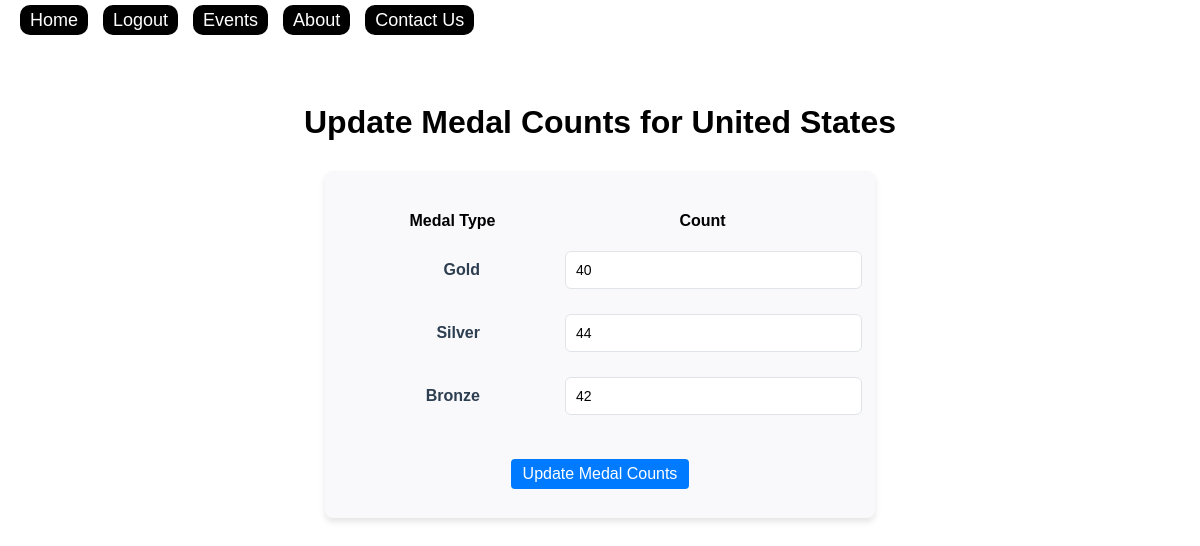
Page /update-medal/USA (signed in) on the committed database.
### models/olympics.py (models this page shows, shortened)
class Medals(db.Model):
    countrycode = db.Column(db.String(150), primary_key=True)
    country = db.Column(db.String(150), nullable=False, unique=True)
    countrylong = db.Column(db.String(150), nullable=False)
    gold = db.Column(db.Integer, nullable=False)
    silver = db.Column(db.Integer, nullable=False)
    bronze = db.Column(db.Integer, nullable=False)
    total = db.Column(db.Integer, nullable=False)
    players = db.relationship("Players", backref="medals_countrycode", lazy=True, foreign_keys="Players.countrycode")
    medalists = db.relationship("Medalists", backref="medals_countrycode", lazy=True, foreign_keys="Medalists.countrycode")

### app.py (the view, shortened to what this page needs)
@app.route("/update-medal/<countrycode>", methods=["GET", "POST"])
@login_required
def update_medal(countrycode):
    medal = Medals.query.filter_by(countrycode=countrycode).first_or_404()
    return render_template("update_medal.html", medal=medal)

### app.py (called while the page is built)
@login_manager.user_loader
def load_user(user_id):
    return User.query.get(int(user_id))

### models/olympics.py (called while the page is built)
    @property
    def is_active(self):
        return self.active

### templates/update_medal.html (shortened to what this page needs)
<!DOCTYPE html>
<html lang="en">
<head>
    <link rel="stylesheet" href="/static/styles.css">
</head>
<body>
    {% include 'basenav.html' %}
    <br>
    <br>
    <br>
    <main style="margin: 50px auto; max-width: 600px;">
        <h1>Update Medal Counts for {{ medal.country }}</h1>
        <form action="" method="POST" id="update-medal-form">
            <table>
                <thead>
                    <tr>
                        <th>Medal Type</th>
                        <th>Count</th>
                    </tr>
                </thead>
                <tbody>
                    <tr>
                        <td><label for="gold">Gold</label></td>
                        <td>
                            <input type="number" id="gold" name="gold" class="form-input" value="{{ medal.gold }}" min="0" required>
                        </td>
                    </tr>
                    <tr>
                        <td><label for="silver">Silver</label></td>
                        <td>
                            <input type="number" id="silver" name="silver" class="form-input" value="{{ medal.silver }}" min="0" required>
                        </td>
                    </tr>
                    <tr>
                        <td><label for="bronze">Bronze</label></td>
                        <td>
                            <input type="number" id="bronze" name="bronze" class="form-input" value="{{ medal.bronze }}" min="0" required>
                        </td>
                    </tr>
                </tbody>
            </table>
            <div style="text-align: center; margin-top: 20px;">
                <button type="submit" class="btn">Update Medal Counts</button>
            </div>
        </form>
    </main>
</body>
</html>

### static/styles.css (style rules this page uses)
body { font-family: Arial, sans-serif; margin: 0; padding: 0; }
h1 { text-align: center; margin-top: 20px; }
form { max-width: 500px; margin: 30px auto; padding: 25px; background-color: #f9f9fc; border-radius: 8px; box-shadow: 0 4px 6px rgba(0, 0, 0, 0.1); font-family: 'Arial', sans-serif; }
form table { width: 100%; border-collapse: separate; border-spacing: 0 15px; }
form td { padding: 5px 10px; }
form label { font-weight: 600; color: #2c3e50; margin-right: 15px; text-align: right; width: 120px; display: inline-block; }
.form-input { width: 100%; padding: 10px; border: 1.5px solid #e0e4e8; border-radius: 6px; transition: border-color 0.3s ease; font-size: 14px; }
.view-btn, .btn { display: inline-block; padding: 6px 12px; text-decoration: none; border-radius: 4px; transition: all 0.3s ease; text-align: center; }
.btn { background-color: #2ecc71; color: white; margin-right: 5px; }
.btn, .btn-danger { display: inline-block; padding: 6px 12px; text-decoration: none; border-radius: 4px; transition: all 0.3s ease; text-align: center; font-size: 0.875rem; cursor: pointer; border: none; }
.btn { background-color: #3498db; color: white; margin-right: 5px; }
.btn, .btn-danger { display: inline-block; padding: 6px 12px; text-decoration: none; border-radius: 4px; transition: all 0.3s ease; text-align: center; font-size: 0.875rem; cursor: pointer; border: none; margin-right: 5px; }
.btn { background-color: #3498db; color: white; }
.btn { display: inline-block; background-color: #4CAF50; color: white; padding: 10px 20px; font-size: 16px; text-decoration: none; border-radius: 5px; border: none; cursor: pointer; }
.btn { display: inline-block; padding: 6px 12px; margin: 4px 2px; background-color: #007bff; color: white; text-decoration: none; border-radius: 4px; border: none; cursor: pointer; }

### rows in the picture
Medals: country "United States", gold "40", silver "44", bronze "42"
